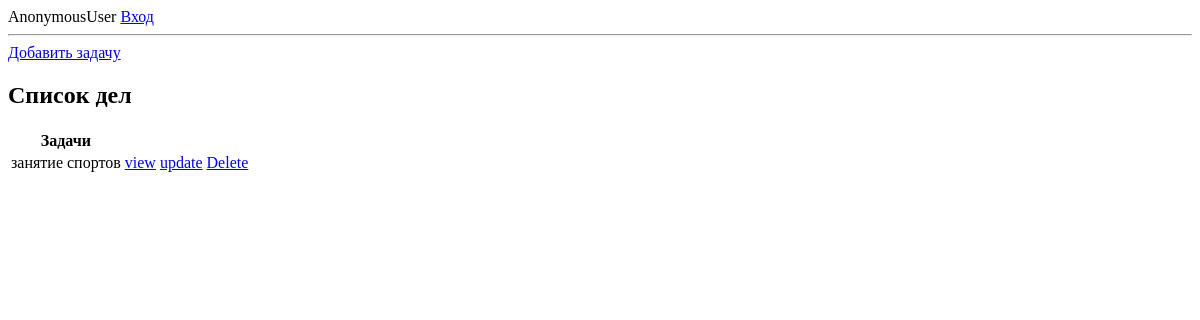
Before: / with the older database file.
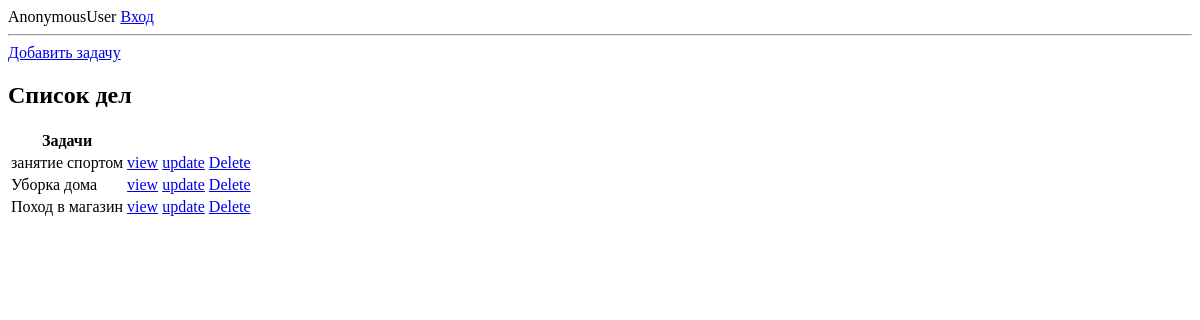
After: the same page with the newer database file.
### base/models.py (models this page shows, shortened)
class Task(models.Model):
    user = models.ForeignKey(User, on_delete=models.CASCADE, null=True, blank=True)
    title = models.CharField(max_length=200)
    description = models.TextField(null=True, blank=True)
    complete = models.BooleanField(default=False)
    created = models.DateTimeField(auto_now_add=True)
    class Meta:
        ordering = ['complete']

### base/views.py (the view)
# urls.py: path('', views.TaskList.as_view(), name='tasks'),
class TaskList(ListView):
    model = Task
    context_object_name = 'tasks'

### base/templates/base/task_list.html (shortened to what this page needs)
<!DOCTYPE html>
<html lang="en">
<head>
</head>
<body>
{% if request.user.is_authenticated %}
    {{request.user}}
    <a href="{% url 'logout_1' %}">Выход</a>
    {%else%}
    {{request.user}}
    <a href="{% url 'login' %}">Вход</a>
{%endif%}
<hr>
<a href="{% url 'task-create' %}">Добавить задачу</a>
<h2>Список дел</h2>
<table>
    <tr>
        <th>Задачи</th>
        <th></th>
    </tr>
    {%for task in tasks%}
    <tr>
        <td>{{task.title}}</td>
        <td><a href="{%url 'task' task.id%}">view</a></td>
        <td><a href="{%url 'task-update' task.id%}">update</a></td>
        <td><a href="{%url 'task-delete' task.id%}">Delete</a></td>
    </tr>
    {%empty%}
        <h3>Нет задач</h3>
    {%endfor%}
</table>
</body>
</html>

Changed rows visible on the page:
changed Task: title "занятие спортов" → "занятие спортом"
added Task: title "Уборка дома"
added Task: title "Поход в магазин"
